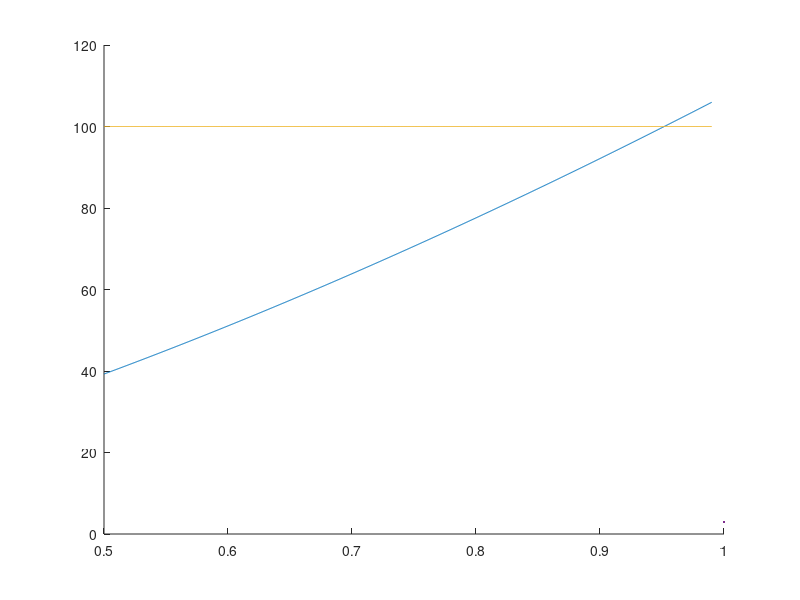

Write MATLAB code to recreate this figure.
clear all, clc

%% 1

x = [-100 2.5 2.5 102.5]

t = [ 0/12 6/12 12/12 18/12]

g = @(v) sum(x .* v.^(t))

v = fzero(g, 0.5)

IRR = (1 / v -1 ) * 100

% preparation for the plot

f = @(v) sum(x(2:end) .* v.^(t(2:end))) % the text says to start from k = 1, so the first flow is dropped

n = 1000

t = linspace(0.5, 0.99, n)

for k = 1 : n

    f_v(k) = f(t(k))

end

y = -x(1)

y_line = y * ones(1, n)

% plotting

figure(1)
hold on
plot(t, f_v, linewidth=3)
plot(t, y_line, linewidth=3)
hold off

% The intersection of f(v) and y is the discount factor v*
% that sets g(v) to zero, from which the IRR is obtained
